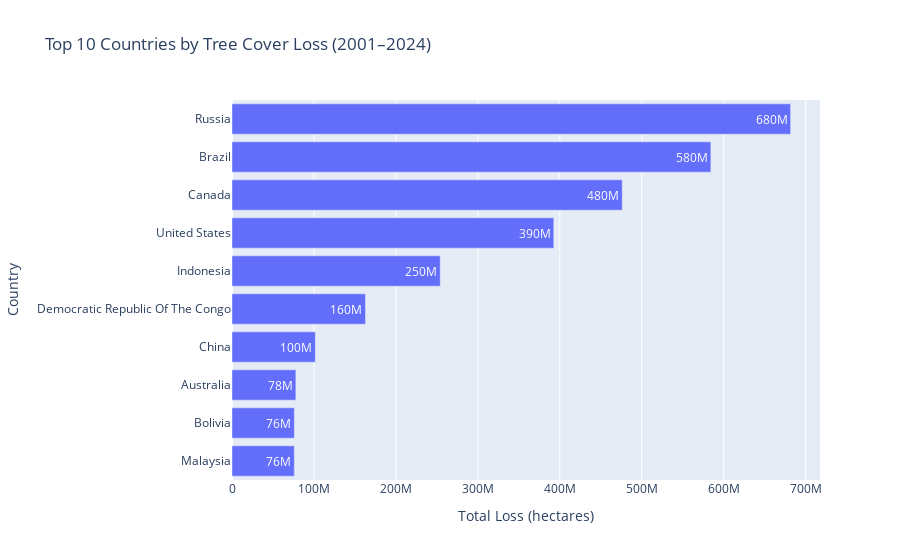

The cell this chart's notebook holds for it:
### Markdown cell above
### 2 Top Countries by Tree Cover Loss

### Code cell
top_countries = (
    df.groupby("country", as_index=False)["tree_cover_loss_ha"]
      .sum()
      .nlargest(10, "tree_cover_loss_ha")
      .sort_values("tree_cover_loss_ha", ascending=True)
)
fig = px.bar(top_countries, 
             x="tree_cover_loss_ha", 
             y="country",
             orientation='h',
             title="Top 10 Countries by Tree Cover Loss (2001–2024)",
             labels={"tree_cover_loss_ha": "Total Loss (hectares)", "country": "Country"},
             text_auto='.2s')
fig.update_layout(yaxis={'categoryorder': 'total ascending'})
fig.show()

### Figure 1 — Plotly figure (JSON) as saved in the notebook; plotly's stock layout.template omitted (floating-point values rounded to 4 significant figures)
{"data": [{"hovertemplate": "Total Loss (hectares)=%{x}<br>Country=%{y}<extra></extra>", "legendgroup": "", "marker": {"color": "#636efa", "pattern": {"shape": ""}}, "name": "", "orientation": "h", "showlegend": false, "textposition": "auto", "texttemplate": "%{x:.2s}", "type": "bar", "x": [76030000.0, 76080000.0, 77930000.0, 101700000.0, 162900000.0, 254100000.0, 392600000.0, 476200000.0, 584300000.0, 681600000.0], "xaxis": "x", "y": ["Malaysia", "Bolivia", "Australia", "China", "Democratic Republic Of The Congo", "Indonesia", "United States", "Canada", "Brazil", "Russia"], "yaxis": "y"}], "layout": {"barmode": "relative", "legend": {"tracegroupgap": 0}, "title": {"text": "Top 10 Countries by Tree Cover Loss (2001–2024)"}, "xaxis": {"anchor": "y", "domain": [0, 1], "title": {"text": "Total Loss (hectares)"}}, "yaxis": {"anchor": "x", "categoryorder": "total ascending", "domain": [0, 1], "title": {"text": "Country"}}}}
